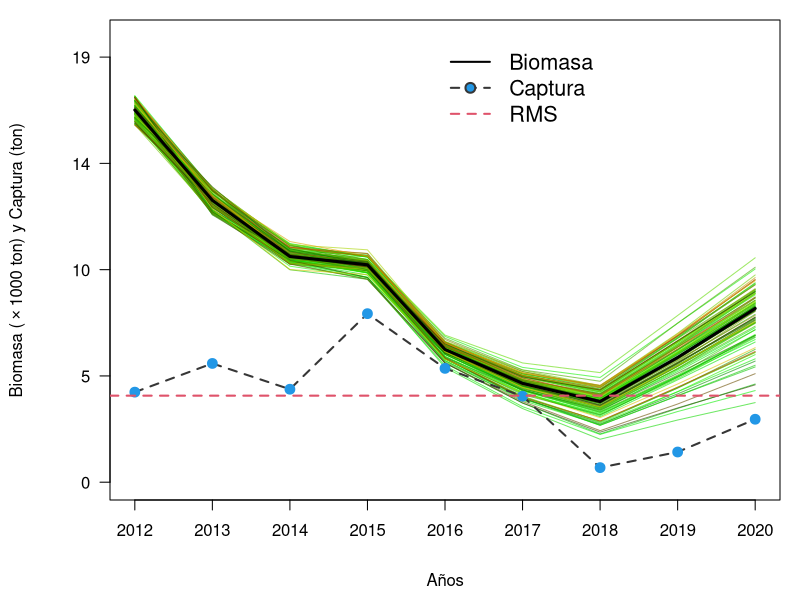
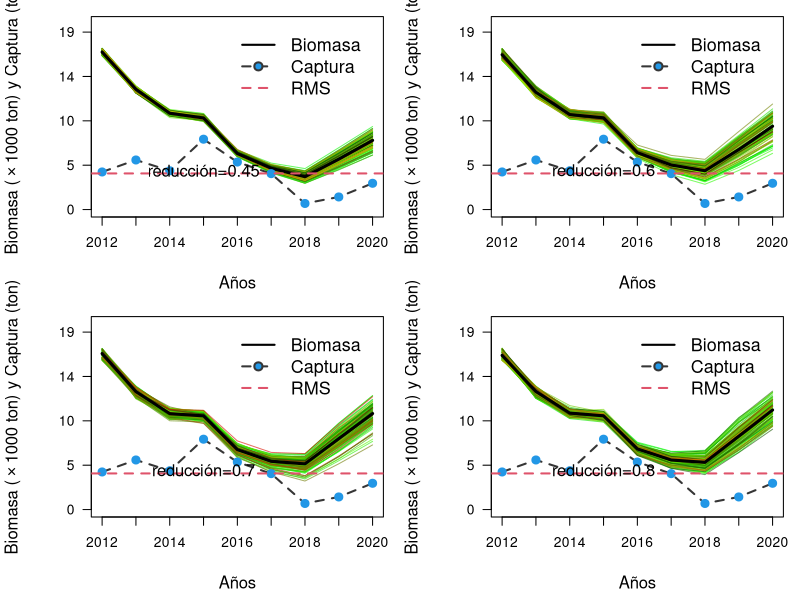
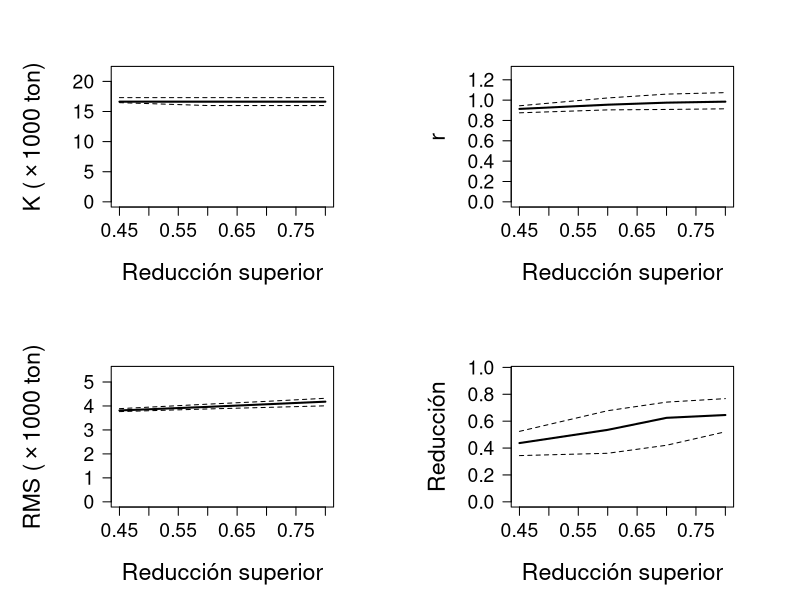
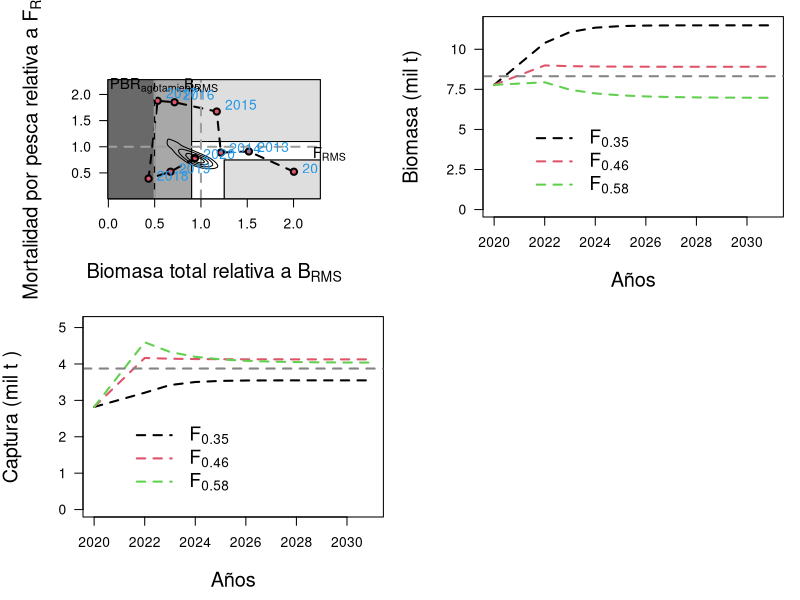

R code for these plots, in order:
## ---- chunk 1

library(knitr) # para generar reporte Rmarkdown
library(stringr)
library(reshape) 
library(dplyr) 
library(ggplot2)
library(ggthemes) # para ggplot
library(patchwork) # para unir gráficos de ggplot
library(strucchange) # libreria utilizada para análisis de quiebres

getwd()

##################################################################################################
# model
##################################################################################################
BDM=function(K,dep,b,C,r){  ### biomass dynamics model
 B=err.B=rep(NA,length(C))   
 B[1]=b*K;b1=B[1]
 for(i in 2:length(B)){
  B[i]=max(min(B[i-1]+r*B[i-1]*(1-B[i-1]/K)-C[i-1],K),0)
#  err.B[i]=ifelse(!is.na(U[i-1]&U[i]) & B[i]>0,(B[i-1]/B[i]-U[i-1]/U[i]^2,NA)
 }
 if(all(B>C) & all(B<=K)){
  abs(B[length(B)]-dep*K)
# if(any(U>0)){((B[length(B)]-dep*K)/K)^2 +sum(err.B,na.rm=T)} else ((B[length(B)]-dep*K)/K)^2
 } else {10^5}
}

## ---- chunk 2
##################################################################################################
# simulation 
##################################################################################################
sim1=function(k25=k25,k75=k75,r25=r25,r75=r75,yr=yr,C=C,nsim=nsim,msy=NULL){ 
 Bend.keep=K.keep=r.keep=dep.keep=d.keep=vector()
 nyr=length(yr)
 B=F2Fmsy=B2Bmsy=matrix(NA,nyr,nsim) 
 K=r=vector()
 plot(0,0,type="n",xlim=c(min(yr),max(yr)),ylim=c(-1,round(k75,0)*1.15),
 xlab="", ylab="",yaxt="n",xaxt="n")
 for(j in 1:nsim){ 
   K[1]=runif(1,k25,k75)
   r[1]=runif(1,r25,r75)  
   B[1,j]=K[1]
   for(i in 2:(nyr)){ 
     r[i]=runif(1,r25,r75) 
     K[i]=runif(1,k25,k75) 
     B[i,j]=B[i-1,j]+r[i]*B[i-1,j]*(1-B[i-1,j]/K[i])-C[i-1]
     F2Fmsy[i,j]=(C[i]/B[i,j])/(r[i]/2)
     B2Bmsy[i,j]=B[i,j]/(K[i]/2) 
   }
   cols<-rgb(runif(1,0,j)/nsim,(nsim-runif(1,0,j))/nsim,(1)/(nsim+100),
   alpha=0.6)
   lines(yr,B[,j],col=cols) 
   K.keep[j]=mean(K)
   r.keep[j]=mean(r)
   F2Fmsy[,j]=(C/B[,j])/(mean(r)/2)
   B2Bmsy[,j]=B[,j]/(mean(K)/2)   
 }
 Bend.keep=B[nyr,] 
 d.keep=B[nyr,]/mean(K)   
 lines(yr,apply(B,1,median),lty=1,lwd=3)
 lines(yr,C,lwd=2,col="#363636",lty=2)
 points(yr,C,pch=21,col=4,bg=4,cex=1.3)
 y1<-seq(0,round(k75,0)*1.1,le=5);
 x1<-seq(1,length(yr),by=1)
 axis(1,at=yr[x1],labels=yr[x1],las=1,cex.axis=1)
 axis(2,at=y1,labels=format(round(y1/1000,0),3),las=2,cex.axis=1)
 legend(yr[nyr-4],max(y1)*1.05,c("Biomasa","Captura","RMS"),lty=c(1,2,2),
 col=c(1,"#363636",2),pch=c(NA,21,NA),lwd=c(2,2,2),pt.bg=c(NA,4,NA),cex=1.3,bty="n")
 BC<-expression(paste('Biomasa ('%*%'1000 ton) y Captura (ton)',sep="")) 
 mtext(BC,side=2,line=4.0,cex=1)
 mtext("Años",side=1,line=3.5,cex=1)
 if(is.null(msy)){} else {abline(h=msy,lty=2,col=2,lwd=2)}
 msy=K.keep*r.keep/4
 return(list(K.keep,r.keep,msy,Bend.keep,d.keep,B,r,F2Fmsy,B2Bmsy))   
}


## ---- chunk 3

#
#####################################################################
# input catch data and r range for sautral XI stock 
C=c(4033,5318,4163,7547,5097,3853,653,1352,2819)
yr=seq(2012,2020)
r.lci=0.85;
r.uci=1.2
# search through K grids, with specific range for K1 follow 
N1=100
K1=exp(seq(log(max(C)),log(max(C)*50),l=N1))
# genera los valores de la deplecion
dep=round(seq(0.1,0.8,0.05),2)
nd=length(dep)
r1=obj1=matrix(0,N1,nd)  #matriz que almacena los output de las funciones
b=1#Si (C[1]/max(C)<0.5, (0.5+0.9)/2 (0.3+0.6)/2);b=0.5
# ciclo
for(j in 1:nd){
  for(i in 1:N1){
    out=optimize(BDM,K=K1[i],b=b,C=C,dep=dep[j],
    interval=c(r.lci-.05,r.uci+.05))
    r1[i,j]=out$min
    obj1[i,j]=out$obj
  }
}


#
#vLinf=58.95;vk=0.28;Tmax=10;Tmat=NA;T=17
#M=vector()
#M[1]=exp(1.44-0.982*log(Tmax))
#M[2]=1.65/Tmat
#M[3]=exp(1.2-0.17*log(vLinf)+log(vk))
#M[4]=1.82*vk
#M[5]=exp(-0.0152-0.279*log(vLinf)+0.6543*log(vk)+0.463*log(T))
#w=0.87 #para teleost y w=0.41 para chondrithys
#r.mean=2*mean(M,na.rm=T)*w
#r.sd=sd(M,na.rm=T)
#r.backup=r
#r[r > r.mean+2*r.sd | r < r.mean-2*r.sd]=NA

############################# 
r1.backup=r1  ;# r1=r1.backup
r1[obj1 > K1*0.01]=NA
r1[r1 > r.uci | r1 < r.lci]=NA      
#############################
kr=as.data.frame(cbind(K1,r1))  
colnames(kr)=c('k',dep) 
all=cbind(K1,stack(kr[,2:nd+1]))#antes nd+1
colnames(all)=c("k","r","ind")
all$d=as.numeric(as.character(all$ind))
all=all[,c(1,2,4)]
all=all[!is.na(all[,2]),] 
all$msy=all[,1]*all[,2]/4 
# estimate reference points
#cutoff=ifelse(tail(C,1)/max(C)<=0.5,0.5,0.8)
all2     =all[!is.na(all$r) & all$d <= 0.50,]#cutoff,assume upper depeltion=0.4
quan1    =apply(all2,2,quantile)
k25      =quan1[,1][2];k75=quan1[,1][4]
r25      =quan1[,2][2];r75=quan1[,2][4]
msy.media=quan1[,4][3]
all3     =all2[all2$k>k25 & all2$k<k75 & all2$r>r25 & all2$r<r75,]
para     =list(k25=k25,k75=k75,r25=r25,r75=r75)
## ---- chunk 4

##################################################################################################
nsim=100
#GRAFICA LA BIOMASA
par(mar=c(5,5.5,1,1),cex.axis=1.3,cex.lab=1.3)
out1=sim1(k25=k25,k75=k75,r25=r25,r75=r75,C=C,yr=yr,nsim=nsim,msy=msy.media)
## ---- chunk 5
##################################################################################################
#EXTRAE DATOS DE INTERES PARA LA INCERTIDUMBRE
##################################################################################################
F2Fmsy  =as.data.frame(out1[8]);
B2Bmsy  =as.data.frame(out1[9])
quant   =function(x)quantile(x,c(0.2,0.8))

dat.out =data.frame(year=yr,
                    B2Bmsy.med=apply(B2Bmsy,1,median),
                    quan1.B=apply(B2Bmsy,1,quant)[1,],
                    quan3.B=apply(B2Bmsy,1,quant)[2,],
                    F2Fmsy.med=apply(F2Fmsy,1,median),
                    quan1.F=apply(F2Fmsy,1,quant)[1,],
                    quan3.F=apply(F2Fmsy,1,quant)[2,])

BF2msy.end = data.frame(t(rbind(B2Bmsy[length(yr),],F2Fmsy[length(yr),])))
colnames(BF2msy.end)=c("B2Bmsy","F2Fmsy")
#kable(BF2msy.end)
#
out1.backup=out1 #out1=out1.backup
sp=out1[1:5]
sp=as.data.frame(sp)   # summary(sp)
colnames(sp)=c("k","r","msy","Bend","Depletion")
BendD=apply(sp,2,quantile)
###############################################################
#FINAL RESULT
tabla<-cbind(quan1[,c(1,2,4)],BendD[,4:5])
write.csv2(tabla,"tabla1.csv",row.names=FALSE) 
kable(tabla)

Bioma <-apply(out1.backup[[6]],1,quantile)
#note: Bmsy = k/2, Blim = k/4 
B.sim =data.frame(out1[6])
BF    =t(apply(B.sim,1,quantile))
BF    =cbind(BF,C/BF)
BRP   =c(quan1[3,1]/2,quan1[3,2]/2)
fs    =data.frame(cbind(BF[,c(8,3)],yr)) # F y Biomasa media
#GRAFICA BIOMASA V/S CPUE
#plot(yr,BF[,3],type="b",ylab="Biomasa and CPUE")
#par(new=T)
#plot(yr,U,type="b",col=2,axes=F,xlab="",ylab="")
#
## ---- chunk 6
#######################################################
#  sensitivity to assumed upper depletion (if needed) #
#######################################################
med.out=low.out=up.out=matrix(NA,nrow=4,ncol=6)
d.l=c(0.45,0.6,0.7,0.8)  # assumed upper depletion levels
layout(matrix(1:4,ncol=2,byrow=T),widths=c(1,1),heights=c(1,1))
for(i in 1:4){ 
  all2=all[!is.na(all$r) & all$d <= d.l[i],]    
  quan1=apply(all2,2,quantile)
  k25=quan1[,1][2]
  k75=quan1[,1][4]
  r25=quan1[,2][2]
  r75=quan1[,2][4]
  msy.median=quan1[,4][3]
  nsim=100
  ##################################################################################
  #Figura
  par(mar=c(5,5.5,1,1),cex.axis=1.3)
  out1=sim1(k25=k25,k75=k75,r25=r25,r75=r75,C=C,yr=yr,nsim=nsim,msy=msy.media)
  tex=paste("reducción=",d.l[i],sep="")
  text(2015,round(para$k25,0)*0.26,tex,cex=1.2,xpd=T)
  ##################################################################################
  # Tablas
  sp  = out1[1:5]
  sp  = as.data.frame(sp)   # summary(sp)
  colnames(sp)= c('k','r','msy','Bend','D')
  BendD = apply(sp,2,quantile)
  
  med.out[i,] =(c(quan1[3,],BendD[3,4:5]))
  low.out[i,] =(c(quan1[2,],BendD[1,4:5]))
  up.out[i,]  =(c(quan1[4,],BendD[5,4:5]))
  
  med.out[,3] =t(d.l)
  low.out[,3] =t(d.l)
  up.out[,3]  =t(d.l)
  
  colnames(med.out)=c("k","r","d.upper","msy","Bend","D")
  colnames(low.out)=c("k","r","d.upper","msy","Bend","D")
  colnames(up.out)=c("k","r","d.upper","msy","Bend","D")
  
  kable(med.out)
  kable(low.out)
  kable(up.out)
  ##################################################################################
}

## ---- chunk 7

##################################################################################################
# parameters as a function of assumed upper depletion level
##################################################################################################
#name3<-paste(getwd(),"/Figuras/Fig3_Zhou2013_sensitivity.png",sep="")
#png(file=name3,width=900,height=1000)
layout(matrix(1:4,ncol=2,byrow=T),widths=c(1,1),heights=c(1,1))
par(mar=c(5.6,6.7,4,4),cex.axis=1.4) 

plot(med.out[,3],med.out[,1]/1000,ylim=c(0,max(med.out[,1]/1000*1.3)),type='l',lwd=2,xlab='',ylab='',las=1)
lines(low.out[,3],low.out[,1]/1000,lty=2);lines(up.out[,3],up.out[,1]/1000,lty=2)
mtext(expression(paste('K ('%*%'1000 ton)')),side=2,line=3.8,cex=1.4)
mtext("Reducción superior",side=1,line=3.6,cex=1.4)

plot(med.out[,3],med.out[,2],ylim=c(0,max(med.out[,2]*1.3)),type='l',lwd=2,xlab='',ylab='',las=1)
mtext('r',side=2,line=3.8,cex=1.4)
mtext("Reducción superior",side=1,line=3.6,cex=1.4)
lines(low.out[,3],low.out[,2],lty=2);lines(up.out[,3],up.out[,2],lty=2)

plot(med.out[,3],med.out[,4]/1000,ylim=c(0,max(med.out[,4]/1000*1.3)),type='l',lwd=2,xlab='',ylab='',las=1)
lines(low.out[,3],low.out[,4]/1000,lty=2);lines(up.out[,3],up.out[,4]/1000,lty=2)
mtext(expression(paste('RMS ('%*%'1000 ton)')),side=2,line=3.8,cex=1.4)
mtext("Reducción superior",side=1,line=3.6,cex=1.4)

plot(med.out[,3],med.out[,6],ylim=c(0,max(med.out[,6]*1.5)),type='l',lwd=2,xlab='',ylab='',las=1)
lines(low.out[,3],low.out[,6],lty=2);lines(up.out[,3],up.out[,6],lty=2)
mtext("Reducción",side=2,line=3.8,cex=1.4)
mtext("Reducción superior",side=1,line=3.6,cex=1.4)

#dev.off()


## ---- chunk 8
##################################################################################################
# GRAFICA DIAGRAMA DE FASE
##################################################################################################
library(MASS)

K      <- med.out[1,1]
mc.dat <-BF2msy.end
Bmrs   <-tabla[3,1]/2 #BMRS
Fmrs   <-tabla[3,2]/2 #FMRS
Fest   <-C/Bioma[3,] #F anual
Y1     <-Fest/Fmrs;
X1     <-Bioma[3,]/Bmrs
Z1     <-Bioma[3,]/K
#h=rep(0.13,4)
z<-kde2d(mc.dat[,1],mc.dat[,2],n=100,
lims=c(range(c(0,max(X1))),range(c(0,max(Y1)*1.7))))
est<-z$z/max(z$z);z$z<-est
#Bmrs=43590;Fmrs=0.3515;Fest=C/Bioma[3,]
#Y1<-Fest/Fmrs;X1<-Bioma[2,]/Bmrs
#
soli<-cbind(yr,round(Bioma[3,],0),round(Fest,2),round(Z1,2),round(X1,2),round(Y1,2))
colnames(soli)<-c("year","BD","Fest","B_Bo","Brel","Frel")

kable(soli)

kable(rbind(Bmrs,Fmrs))
#library(rJava)                                         ## PROBLEMAS CON ESTO
#library(xlsx)
write.csv2(soli,"tabla2.csv",row.names=FALSE) 
#DEFINE LAS AREAS DE LOS POLIGONOS
cols<-c("#696969","#A8A8A8","#DEDEDE")
ini<-c(-0.09);
xmax<-max(X1)*1.35;
ymax<-max(Y1)*1.22;
xmin<-(0.08)
pol1<-matrix(c(0.9,ini,0.9,1.1,xmax,1.1,xmax,0.75,1.25,0.75,1.25,ini),
ncol=2,byrow=T)
pol2<-matrix(c(1.25,ini,1.25,0.75,xmax,0.75,xmax,ini),ncol=2,byrow=T)
pol3<-matrix(c(xmax,1.1,xmax,ymax,0.9,ymax,0.9,1.1),ncol=2,byrow=T)
pol4<-matrix(c(0.5,ini,0.9,ini,0.9,ymax,0.5,ymax),ncol=2,byrow=T)
pol5<-matrix(c(-0.07,ini,0.5,ini,0.5,ymax,-0.07,ymax),ncol=2,byrow=T)

#name4<-paste(getwd(),"/Figuras/Fig4_Zhou2013_fase.png",sep="")
#png(file=name4,width=1200,height=1000)
par(mar=c(6.1,6.5,4.8,4.8),cex.axis=1,cex.lab=1)
plot(X1,Y1,col=0,xlab="",ylab="",yaxt="n",xlim=c(xmin,max(X1)*1.1),
ylim=c(0.09,max(Y1)*1.17))
axis(2,las=1)
polygon(pol5,col=cols[1],border=1);polygon(pol4,col=cols[2],border=1)
polygon(pol3,col=cols[3],border=1);polygon(pol2,col=cols[3],border=1)
polygon(pol1,col="white",border="black")
#points(mc.dat[,1],mc.dat[,2],pch=21,bg="#B5B5B5",cex=0.9,col=1)
lines(X1,Y1,lty=2,col=1,lwd=2)
lines(X1,Y1,type="p",bg=2,pch=21,cex=1,lwd=2)
abline(v=1,lty=2,col=8,lwd=2);abline(h=1,lty=2,col=8,lwd=2)
abline(v=0.5,lty=2,col=8,lwd=2)
contour(z,drawlabels=FALSE,levels=c(0.1,0.25,0.5,0.75),add=TRUE)
text(0.5,max(Y1)*1.29,expression(PBR[paste("agotamiento")]),cex=1.1,
pos=1,xpd=T)
text(1,max(Y1)*1.29,expression(B[paste("RMS")]),cex=1.1,pos=1,xpd=T)
text(max(X1)*1.19,1.11,expression(F[paste("RMS")]),cex=1.1,pos=1,xpd=T)
mtext(expression(paste("Biomasa total relativa a ",B[paste("RMS")],sep="")),
side=1,line=4.2,cex=1.2)
mtext(expression(paste("Mortalidad por pesca relativa a ",F[paste("RMS")],
sep="")),side=2,line=3.8,cex=1.2)
#a2<-which(yr%in%seq(2015,1994,by=-2)==TRUE)
a2<-c(1,2,3,4,5,6,7,8,9)
text(X1[a2],Y1[a2]*1.06,yr[a2],cex=1,pos=4,col=4)
#text(1.10,0.83,"Plena Explotación",cex=1.6,pos=4,col=1,lwd=2)
#text(1.56,0.31,"Sub Explotación",cex=1.6,pos=4,col=1,lwd=2)
#text(1.33,1.51,"Sobrepesca",cex=1.6,pos=4,col=1,lwd=2)
#text(0.58,0.67,"Sobre",cex=1.6,pos=4,col=1,lwd=2)
#text(0.52,0.51,"Explotación",cex=1.6,pos=4,col=1,lwd=2)
#text(0.68,1.18,"Sobre-explotación y Sobrepesca",cex=1.6,pos=4,lwd=2,srt=90)
#text(0.23,1.18,"Colapso y/o Agotamiento",cex=1.6,pos=4,lwd=2,srt=90)
box()
#dev.off()


## ---- chunk 9

##################################################################################################
#CALCULO DE LA CBA  PARA SARDINA AUSTRAL XI
##################################################################################################
mata <-out1.backup[1:5];
mm   <-length(mata)
mato <-vector()

for(p in 1:mm){
  mato <-cbind(mato,mata[[p]])}
  mate <-as.data.frame(mato)
  colnames(mate)<-c("k","r","msy","Bend","Depletion")

yy      <-length(yr)
prob    <-c(0.6666667,1.00,1.25) # pnderadores de Frms
ss      <-dim(sp)
yrs_pro <-seq(yr[yy],yr[yy]+11,by=1) # años de proyección
yyp     <-length(yrs_pro)

BT=CT=array(NA,c(length(prob),ss[1],length(yrs_pro)))

BT[,,1] <-Bioma[3,yy]
CT[,,1] <-C[yy]
Fi      <-Fmrs*prob

# y = Frms ponderados
# n = número de simulaciones
# m = años de proyección

for(y in 1:length(Fi)){ 
 for(n in 1:ss[1]){
  ki=sp$k[n] # parámetro K simulado
  ri=sp$r[n] # parámetro r simulado
  for(m in 1:(yyp-1)){ # PROYECCIÓN
   if(m==1){ 
     CT[y,,1]=C[yy]} # igual a la captura del último año
    else {
      CT[y,n,m]=BT[y,n,m]*Fi[y]} # captura proyectada
      BT[y,n,m+1]=BT[y,n,m]+ri*BT[y,n,m]*(1-BT[y,n,m]/ki)-CT[y,n,m] # biomasa total proyectada
   if(m==(yyp-1)){
     CT[y,n,m+1]=BT[y,n,m+1]*Fi[y]}
  }
 }
}


## ---- chunk 10

##################################################################################################
# GRAFICA LA CBA 2 PARA sardina austral
##################################################################################################
FF   <-formatC(Fi,format="f",digits=2)
BB   <-expression(paste("Biomasa (mil t)",sep=""))
Binf <-tabla[2,1]/2
Bsup <-tabla[4,1]/2
rng1 <-range(BT[,,],na.rm=T)
ax2  <-seq(0,rng1[2]*1.15,by=2500)
cols <-"#858585"
y1   <-length(yrs_pro)

par(mar=c(5,5,1,1),cex.axis=1,cex.lab=1)
plot(yrs_pro[-2],seq(0,rng1[2]*1.15,le=(y1-1)),col=0,type="l",xlab="",ylab="",yaxt="n",ylim=c(0,rng1[2]*0.98))

for(x in 1:length(Fi)){
 lines(yrs_pro[-2],apply(BT[x,,],2,quantile)[3,-2],col=x,lty=2,lwd=2)
}
abline(h=Bmrs,lty=2,lwd=2,col=cols)
axis(2,at=ax2,labels=ax2/1000,las=1,cex=1)
mtext(BB,side=2,line=3.5,cex=1.2)
mtext("Años",side=1,line=3.4,cex=1.2)
legend(2021,rng1[2]*0.5,c(expression(F[paste("0.35")]),expression(F[paste("0.46")]),
expression(F[paste("0.58")])),lty=c(2,2,2,2,2),lwd=c(2,2,2,2,2),cex=1.4,
col=c(1,2,3),bty="n")


## ---- chunk 11

##################################################################################################
# GRAFICA LA CAPTURA
##################################################################################################
CC   <-expression(paste("Captura (mil t )",sep=""))
MRS  <-tabla[3,3] #50%
rng2 <-range(CT[,,],na.rm=T)
ax3  <-seq(0,rng2[2]*1.15,by=1000)

xxxx<-matrix(ncol=3,nrow=11)

par(mar=c(5,5,1,1),cex.axis=1,cex.lab=1)
plot(yrs_pro[-2],seq(0,rng2[2]*1.15,le=11),col=0,type="l",xlab="",ylab="",yaxt="n",ylim=c(0,rng2[2]*0.95))

for(x in 1:length(Fi)){
  xxxx[,x]<-apply(CT[x,,],2,quantile)[3,-2]
 lines(yrs_pro[-2],xxxx[,x],col=x,lty=2,lwd=2)
}
abline(h=MRS,lty=2,lwd=2,col=cols)
axis(2,at=ax3,labels=sprintf("%0.0f",ax3/1000),las=1,cex=1.4)
mtext(CC,side=2,line=3.5,cex=1.2)
mtext("Años",side=1,line=3.4,cex=1.2)
legend(2021,rng2[2]*0.5,c(expression(F[paste("0.35")]),expression(F[paste("0.46")]),
expression(F[paste("0.58")])),lty=c(2,2,2,2,2),lwd=c(2,2,2,2,2),cex=1.4,
col=c(1,2,3),bty="n")


xxxx
## ---- chunk 12
##################################################################################################
# TABLA DE RESULTADOS
##################################################################################################
ct<-matrix(NA,length(Fi),5)
for(i in 1:length(Fi)){
 ct[i,]<-as.numeric(quantile(CT[i,,2],probs=c(.1,.2,.3,.4,.5)))  # CT[i,,2] (el 2 representa 1 año de proyección, 1 es el año actual)
}
colnames(ct)<-c("10%","20%","30%","40%","50%")
rownames(ct)<-formatC(Fi,format="f",digits=2)
cat("\n")
print(ct)

## ---- chunk 13

##################################################################################################
# RANGO CBA PARA PBR Al MRS (2) y EL 2021(2)
##################################################################################################
rango<-quantile(CT[2,,2],prob=c(0.025,0.25,0.50,0.75,0.975))

kable(rango)

#
#FIN
